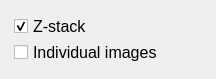
                            <widget class="QWidget" name="scrollAreaWidgetContents_4">
                             <property name="geometry">
                              <rect>
                               <x>0</x>
                               <y>0</y>
                               <width>216</width>
                               <height>76</height>
                              </rect>
                             </property>
                             <layout class="QGridLayout" name="gridLayout_14">
                              <item row="0" column="0">
                               <widget class="QWidget" name="widget_4" native="true">
                                <layout class="QGridLayout" name="gridLayout_15">
                                 <property name="leftMargin">
                                  <number>3</number>
                                 </property>
                                 <property name="topMargin">
                                  <number>3</number>
                                 </property>
                                 <property name="rightMargin">
                                  <number>3</number>
                                 </property>
                                 <property name="bottomMargin">
                                  <number>3</number>
                                 </property>
                                 <property name="verticalSpacing">
                                  <number>1</number>
                                 </property>
                                 <item row="0" column="0">
                                  <widget class="QCheckBox" name="checkBox_15">
                                   <property name="font">
                                    <font>
                                     <family>Arial</family>
                                     <pointsize>12</pointsize>
                                    </font>
                                   </property>
                                   <property name="autoFillBackground">
                                    <bool>false</bool>
                                   </property>
                                   <property name="text">
                                    <string>Z-stack</string>
                                   </property>
                                   <property name="checked">
                                    <bool>true</bool>
                                   </property>
                                  </widget>
                                 </item>
                                 <item row="1" column="0">
                                  <widget class="QCheckBox" name="checkBox_16">
                                   <property name="font">
                                    <font>
                                     <family>Arial</family>
                                     <pointsize>12</pointsize>
                                    </font>
                                   </property>
                                   <property name="text">
                                    <string>Individual images</string>
                                   </property>
                                   <property name="checked">
                                    <bool>false</bool>
                                   </property>
                                  </widget>
                                 </item>
                                </layout>
                               </widget>
                              </item>
                             </layout>
                            </widget>
